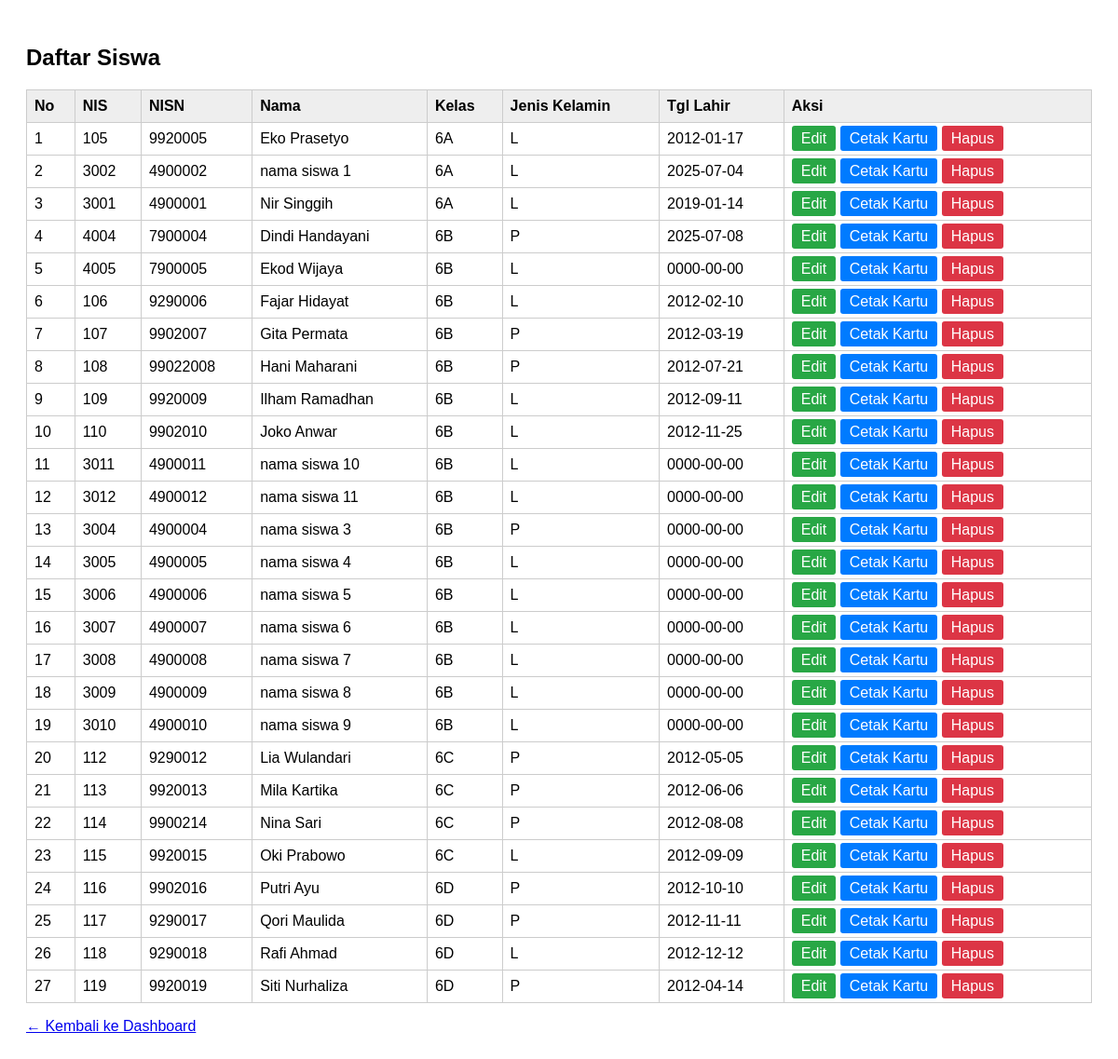
Page /daftar_siswa.php (signed in) on the committed database.
### tables this page shows
CREATE TABLE `siswa` (
  `id` int(11) NOT NULL,
  `nama` varchar(100) NOT NULL,
  `nis` varchar(20) NOT NULL,
  `nisn` varchar(20) NOT NULL,
  `kelas` varchar(20) DEFAULT NULL,
  `jenis_kelamin` enum('L','P') NOT NULL,
  `tempat_lahir` varchar(50) DEFAULT NULL,
  `tanggal_lahir` date DEFAULT NULL,
  `foto` varchar(100) DEFAULT NULL,
  `user_id` int(11) DEFAULT NULL
);

### daftar_siswa.php (the view, shortened to what this page needs)
<?php
require 'db.php';
?>
<!DOCTYPE html>
<html>
<head>
</head>
<body>
    <h2>Daftar Siswa</h2>
    <table>
        <thead>
            <tr>
                <th>No</th>
                <th>NIS</th>
                <th>NISN</th>
                <th>Nama</th>
                <th>Kelas</th>
                <th>Jenis Kelamin</th>
                <th>Tgl Lahir</th>
                <th>Aksi</th>
            </tr>
        </thead>
        <tbody>
        <?php
        $q = mysqli_query($conn, "SELECT * FROM siswa ORDER BY kelas, nama");
        $no = 1;
        while ($row = mysqli_fetch_assoc($q)) {
            echo "<tr>
                <td>$no</td>
                <td>{$row['nis']}</td>
                <td>{$row['nisn']}</td>
                <td>{$row['nama']}</td>
                <td>{$row['kelas']}</td>
                <td>{$row['jenis_kelamin']}</td>
                <td>{$row['tanggal_lahir']}</td>
               <td>
                    <a class='button-edit' href='edit_siswa.php?nisn={$row['nisn']}'>Edit</a>
                     <a class='button' href='cetak_kartu.php?nisn={$row['nisn']}' target='_blank'>Cetak Kartu</a>
                     <a class='button button-delete' href='hapus_siswa.php?nisn={$row['nisn']}' onclick=\"return confirm('Yakin ingin menghapus siswa ini?');\">Hapus</a>
                </td>
            </tr>";
            $no++;
        }
        ?>
        </tbody>
    </table>
    <p><a href="dashboard.php">← Kembali ke Dashboard</a></p>
</body>
</html>

### daftar_siswa.php (style rules this page uses)
body { font-family: Arial, sans-serif; padding: 20px; }
table { border-collapse: collapse; width: 100%; margin-top: 20px; }
th, td { border: 1px solid #ccc; padding: 8px; text-align: left; }
th { background: #eee; }
a.button { background: #007bff; color: #fff; padding: 5px 10px; text-decoration: none; border-radius: 3px; }
a.button-edit { background: #28a745; color: #fff; padding: 5px 10px; text-decoration: none; border-radius: 3px; }
a.button.button-delete { background: #dc3545; color: #fff; }

### rows in the picture
siswa: nis "105", nisn "9920005", nama "Eko Prasetyo", kelas "6A", jenis_kelamin "L", tanggal_lahir "2012-01-17"
siswa: nis "3002", nisn "4900002", nama "nama siswa 1", kelas "6A", jenis_kelamin "L", tanggal_lahir "2025-07-04"
siswa: nis "3001", nisn "4900001", nama "Nir Singgih", kelas "6A", jenis_kelamin "L", tanggal_lahir "2019-01-14"
siswa: nis "4004", nisn "7900004", nama "Dindi Handayani", kelas "6B", jenis_kelamin "P", tanggal_lahir "2025-07-08"
siswa: nis "4005", nisn "7900005", nama "Ekod Wijaya", kelas "6B", jenis_kelamin "L", tanggal_lahir "0000-00-00"
siswa: nis "106", nisn "9290006", nama "Fajar Hidayat", kelas "6B", jenis_kelamin "L", tanggal_lahir "2012-02-10"
siswa: nis "107", nisn "9902007", nama "Gita Permata", kelas "6B", jenis_kelamin "P", tanggal_lahir "2012-03-19"
siswa: nis "108", nisn "99022008", nama "Hani Maharani", kelas "6B", jenis_kelamin "P", tanggal_lahir "2012-07-21"
siswa: nis "109", nisn "9920009", nama "Ilham Ramadhan", kelas "6B", jenis_kelamin "L", tanggal_lahir "2012-09-11"
siswa: nis "110", nisn "9902010", nama "Joko Anwar", kelas "6B", jenis_kelamin "L", tanggal_lahir "2012-11-25"
siswa: nis "3011", nisn "4900011", nama "nama siswa 10", kelas "6B", jenis_kelamin "L", tanggal_lahir "0000-00-00"
siswa: nis "3012", nisn "4900012", nama "nama siswa 11", kelas "6B", jenis_kelamin "L", tanggal_lahir "0000-00-00"
siswa: nis "3004", nisn "4900004", nama "nama siswa 3", kelas "6B", jenis_kelamin "P", tanggal_lahir "0000-00-00"
siswa: nis "3005", nisn "4900005", nama "nama siswa 4", kelas "6B", jenis_kelamin "L", tanggal_lahir "0000-00-00"
siswa: nis "3006", nisn "4900006", nama "nama siswa 5", kelas "6B", jenis_kelamin "L", tanggal_lahir "0000-00-00"
siswa: nis "3007", nisn "4900007", nama "nama siswa 6", kelas "6B", jenis_kelamin "L", tanggal_lahir "0000-00-00"
siswa: nis "3008", nisn "4900008", nama "nama siswa 7", kelas "6B", jenis_kelamin "L", tanggal_lahir "0000-00-00"
siswa: nis "3009", nisn "4900009", nama "nama siswa 8", kelas "6B", jenis_kelamin "L", tanggal_lahir "0000-00-00"
siswa: nis "3010", nisn "4900010", nama "nama siswa 9", kelas "6B", jenis_kelamin "L", tanggal_lahir "0000-00-00"
siswa: nis "112", nisn "9290012", nama "Lia Wulandari", kelas "6C", jenis_kelamin "P", tanggal_lahir "2012-05-05"
siswa: nis "113", nisn "9920013", nama "Mila Kartika", kelas "6C", jenis_kelamin "P", tanggal_lahir "2012-06-06"
siswa: nis "114", nisn "9900214", nama "Nina Sari", kelas "6C", jenis_kelamin "P", tanggal_lahir "2012-08-08"
siswa: nis "115", nisn "9920015", nama "Oki Prabowo", kelas "6C", jenis_kelamin "L", tanggal_lahir "2012-09-09"
siswa: nis "116", nisn "9902016", nama "Putri Ayu", kelas "6D", jenis_kelamin "P", tanggal_lahir "2012-10-10"
siswa: nis "117", nisn "9290017", nama "Qori Maulida", kelas "6D", jenis_kelamin "P", tanggal_lahir "2012-11-11"
siswa: nis "118", nisn "9290018", nama "Rafi Ahmad", kelas "6D", jenis_kelamin "L", tanggal_lahir "2012-12-12"
siswa: nis "119", nisn "9920019", nama "Siti Nurhaliza", kelas "6D", jenis_kelamin "P", tanggal_lahir "2012-04-14"
